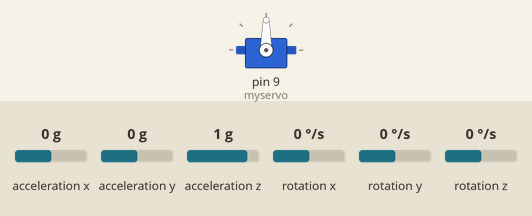
A sketch run on a simulated Arduino Uno, built with avr-gcc and run on an emulated ATmega328P. On the bench: servo. Wiring (inferred from the names in the program): MPU-6050 motion sensor at I2C address 0x68. The inputs (shaded band) are chosen by the test bench; at power-on: acceleration y 0 g, rotation x 0 °/s, acceleration z 1 g, acceleration x 0 g, rotation y 0 °/s, rotation z 0 °/s. What the sketch prints to the serial monitor is not drawn.

Above: at 1.3 s.
1.4 s: acceleration y set to -1.4 g
At 2.7 s:
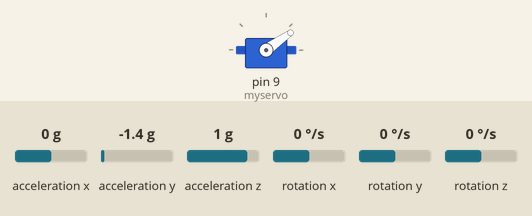
4.4 s: rotation x set to -100 °/s
At 5.8 s:
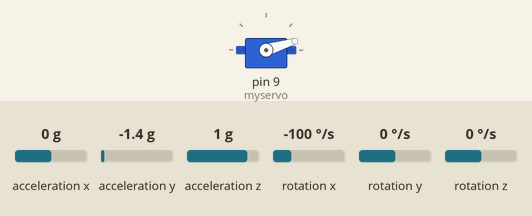
7.4 s: acceleration z set to -1.4 g
At 8.7 s:
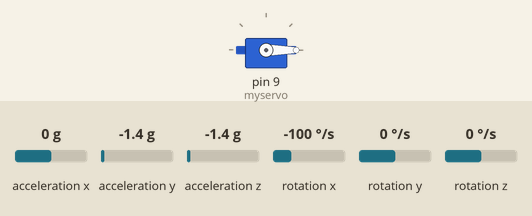
Timing chart, 0 to 10.4 s (numbered marks = the images above; inputs shaded):
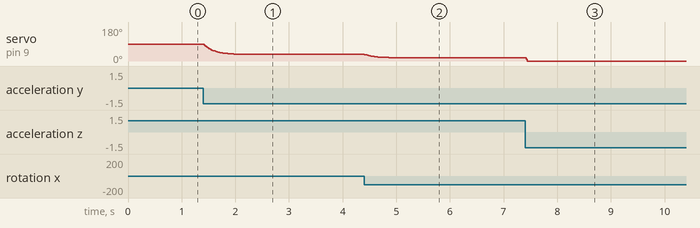

Measured:
- after the input at 1.4 s, servo on pin 9 (myservo): moves from 90° to 35° over 0.88 s, starting at once
- after the input at 4.4 s, servo on pin 9 (myservo): moves from 35° to 17° over 0.64 s, starting at once
- after the input at 7.4 s, servo on pin 9 (myservo): 17° → 0° at once

The sketch:

mpu6050_deg.ino
```cpp
#include <Servo.h> //ספריית מנוע סרוו
#include <Wire.h> //ספריית I2C

Servo myservo; //אובייקט עבור המנוע

const int MPU_addr = 0x68; //כתובת החישן MPU6050
double AcX, AcY, AcZ, Tmp, GyX, GyY, GyZ; //משתנים עבור הנתונים במד התאוצה
uint32_t timer; //טיימר בשביל לחסוך את השימוש בפקודה דילאי
double compAngleX, compAngleY; //משתנים עבור הזוויות שנחשב
#define degconvert 57.2957786 //המרה מרדיאנים למעלות


void setup() {
  //הגדרות ואתחול
  myservo.attach(9); //התאמת המנוע להדק 9
  Wire.begin(); //אתחול יחידת הI2C של הארדואינו
  Wire.setClock(400000UL); // Set I2C frequency to 400kHz
  Wire.beginTransmission(MPU_addr); //התחלת תקשורת עם החיישן
  Wire.write(0x6B);  //פניה לרגיסטר 6B .
  //עמוד 40 ב MPU-6000-Register-Map1.pdf בדרייב
  Wire.write(0);     //איפוס הרגיסטר
  //האיפוס קבע ערך קבוע בשעון הפנימי, השבתת RESET, מצב שינה, ומד טמפרטורה, והאפשרות להשתמש במצב מחזור
  Wire.endTransmission(true); //סיום התקשורת
  Serial.begin(115200); //קבע את קצב התקשורת ל115200 סיביות בשניה
  delay(100);

  //הגדרת זווית התחלתית
  //שלב 1: איסוף נתונים
  Wire.beginTransmission(MPU_addr); //התחלת תקשורת עם החיישן
  Wire.write(0x3B);  //פנייה לרגיסטר 3B
  //עמוד 29 ב MPU-6000-Register-Map1.pdf בדרייב
  //הרגיסטרים 3B-48 מכילים את הנתונים. כל נתון (16 סיביות) בשני רגיסטרים
  Wire.endTransmission(false); //הפסקת השידור, בלי להפסיק את התקשורת
  Wire.requestFrom(MPU_addr, 14, true); //גישה לבתים בכתובת החיישן, 14 קריאות, והפסקת התקשורת בסיום
  //כתובת החיישן ממנו נבקש את הבתים
  AcX = Wire.read() << 8 | Wire.read(); // 0x3B (ACCEL_XOUT_H) & 0x3C (ACCEL_XOUT_L)
  AcY = Wire.read() << 8 | Wire.read(); // 0x3D (ACCEL_YOUT_H) & 0x3E (ACCEL_YOUT_L)
  AcZ = Wire.read() << 8 | Wire.read(); // 0x3F (ACCEL_ZOUT_H) & 0x40 (ACCEL_ZOUT_L)
  Tmp = Wire.read() << 8 | Wire.read(); // 0x41 (TEMP_OUT_H) & 0x42 (TEMP_OUT_L)
  GyX = Wire.read() << 8 | Wire.read(); // 0x43 (GYRO_XOUT_H) & 0x44 (GYRO_XOUT_L)
  GyY = Wire.read() << 8 | Wire.read(); // 0x45 (GYRO_YOUT_H) & 0x46 (GYRO_YOUT_L)
  GyZ = Wire.read() << 8 | Wire.read(); // 0x47 (GYRO_ZOUT_H) & 0x48 (GYRO_ZOUT_L)

  //שלב 2: calculate pitch and roll
  double roll = atan2(AcY, AcZ) * degconvert;
  double pitch = atan2(-AcX, AcZ) * degconvert;
  //צריך לבדוק מאיפה הנוסחה הספציפית הזאת ^

  //3) set the starting angle to this pitch and roll
  double gyroXangle = roll;
  double gyroYangle = pitch;
  double compAngleX = roll;
  double compAngleY = pitch;

  //start a timer
  timer = micros();
}

unsigned long mTime = 0;

void loop() {
  //איסוף הנתונים כל פעם מחדש
  Wire.beginTransmission(MPU_addr);
  Wire.write(0x3B);
  Wire.endTransmission(false);
  Wire.requestFrom(MPU_addr, 14, true);
  AcX = Wire.read() << 8 | Wire.read(); // 0x3B (ACCEL_XOUT_H) & 0x3C (ACCEL_XOUT_L)
  AcY = Wire.read() << 8 | Wire.read(); // 0x3D (ACCEL_YOUT_H) & 0x3E (ACCEL_YOUT_L)
  AcZ = Wire.read() << 8 | Wire.read(); // 0x3F (ACCEL_ZOUT_H) & 0x40 (ACCEL_ZOUT_L)
  Tmp = Wire.read() << 8 | Wire.read(); // 0x41 (TEMP_OUT_H) & 0x42 (TEMP_OUT_L)
  GyX = Wire.read() << 8 | Wire.read(); // 0x43 (GYRO_XOUT_H) & 0x44 (GYRO_XOUT_L)
  GyY = Wire.read() << 8 | Wire.read(); // 0x45 (GYRO_YOUT_H) & 0x46 (GYRO_YOUT_L)
  GyZ = Wire.read() << 8 | Wire.read(); // 0x47 (GYRO_ZOUT_H) & 0x48 (GYRO_ZOUT_L)

  double dt = (double)(micros() - timer) / 1000000; //שמירת הזמן שחושב ע"י הטיימר, המרה ממיקרו שניות לשניות
  timer = micros(); //הפעלת הטיימר מחדש לחישוב הdt

  //the next two lines calculate the orientation of the accelerometer relative to the earth and convert the output of atan2 from radians to degrees
  //We will use this data to correct any cumulative errors in the orientation that the gyroscope develops.
  //חישוב כיוון מד התאוצה ביחס לכדו"א והמרה למעלות. החישוב שימש לתיקון שגיאות מצטברות בחישוב של הגיירוסקופ
  double roll = atan2(AcY, AcZ) * degconvert;
  double pitch = atan2(-AcX, AcZ) * degconvert;
  //הנוסחאות בעמוד 10 ב Accelerometer.pdf בדרייב
  //למה מותר להציב בנוסחה את הערכים ממד התאוצה במקום מהגיירו?

  //The gyroscope outputs angular velocities.  To convert these velocities from the raw data to deg/second, divide by 131.
  //Notice, we're dividing by a double "131.0" instead of the int 131.
  double gyroXrate = GyX / 131.0; //המרת הנתון ממספר דיגיטלי ליחידה של שנייה
  //לא מצאתי את ההסבר למה 131...
  double gyroYrate = GyY / 131.0;

  //THE COMPLEMENTARY FILTER
  //This filter calculates the angle based MOSTLY on integrating the angular velocity to an angular displacement.
  //dt, recall, is the time between gathering data from the MPU6050.  We'll pretend that the
  //angular velocity has remained constant over the time dt, and multiply angular velocity by
  //time to get displacement.
  //The filter then adds a small correcting factor from the accelerometer ("roll" or "pitch"), so the gyroscope knows which way is down.
  //משתמשים בשני החישובים כדי לצמצם את הסטיות שעלולות להצטבר עם הזמן
  //אפשר לבחור באחוזים אחרים- זה ענין של ניסוי וטעייה
  //החישוב בתאוצה מדויק יותר אבל לוקח יותר זמן- הוא משמש בתור הפילטר לתיקון הסטייה
  //החישוב בגיירו מהיר יותר אבל עלול לצבור סטיות עם הזמן
  //הזמן מאיסוף הנתונים- dt, מוכפל במהירות הזוויתית (נניח שהמהירות נותרה קבועה בזמן הזה
  compAngleX = 0.99 * (compAngleX + gyroXrate * dt) + 0.01 * roll; //חישוב הזווית
  compAngleY = 0.99 * (compAngleY + gyroYrate * dt) + 0.01 * pitch;

  Serial.print(compAngleX); Serial.print("\t"); //הדפסת הזוויות (לא חובה)
  Serial.print(compAngleY); Serial.print("\n");
  myservo.write(compAngleX + 90); //מצב האפס של המנוע הוא 90 מעלות
}
```
